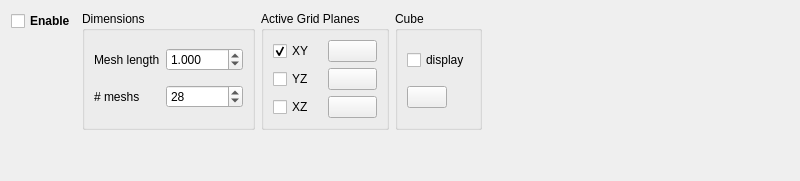
     <widget class="QWidget" name="tab">
      <attribute name="title">
       <string>Grids</string>
      </attribute>
      <layout class="QGridLayout" name="gridLayout_19">
       <item row="0" column="0">
        <widget class="QCheckBox" name="show_grid_checkb">
         <property name="font">
          <font>
           <weight>75</weight>
           <bold>true</bold>
          </font>
         </property>
         <property name="toolTip">
          <string>Display grids and cube if they are activated</string>
         </property>
         <property name="text">
          <string>Enable</string>
         </property>
        </widget>
       </item>
       <item row="0" column="1" rowspan="2">
        <widget class="QGroupBox" name="groupBox_10">
         <property name="font">
          <font>
           <weight>50</weight>
           <bold>false</bold>
          </font>
         </property>
         <property name="title">
          <string>Dimensions</string>
         </property>
         <layout class="QGridLayout" name="gridLayout_17">
          <item row="0" column="0">
           <widget class="QLabel" name="label_13">
            <property name="text">
             <string>Mesh length</string>
            </property>
           </widget>
          </item>
          <item row="0" column="1">
           <widget class="QDoubleSpinBox" name="mesh_length_spin">
            <property name="toolTip">
             <string>Grid's size mesh</string>
            </property>
            <property name="decimals">
             <number>3</number>
            </property>
            <property name="maximum">
             <double>9999.000000000000000</double>
            </property>
            <property name="value">
             <double>1.000000000000000</double>
            </property>
           </widget>
          </item>
          <item row="1" column="0">
           <widget class="QLabel" name="label_14">
            <property name="text">
             <string># meshs</string>
            </property>
           </widget>
          </item>
          <item row="1" column="1">
           <widget class="QSpinBox" name="mesh_nb_spin">
            <property name="toolTip">
             <string>#meshs per grid</string>
            </property>
            <property name="maximum">
             <number>999</number>
            </property>
            <property name="singleStep">
             <number>1</number>
            </property>
            <property name="value">
             <number>28</number>
            </property>
           </widget>
          </item>
         </layout>
        </widget>
       </item>
       <item row="0" column="2" rowspan="2">
        <widget class="QGroupBox" name="groupBox_9">
         <property name="title">
          <string>Active Grid Planes</string>
         </property>
         <layout class="QGridLayout" name="gridLayout_15">
          <item row="0" column="0">
           <widget class="QCheckBox" name="xy_checkb">
            <property name="toolTip">
             <string>display a grid in XY plane</string>
            </property>
            <property name="text">
             <string>XY</string>
            </property>
            <property name="checked">
             <bool>true</bool>
            </property>
           </widget>
          </item>
          <item row="0" column="1">
           <widget class="QPushButton" name="xy_grid_color">
            <property name="toolTip">
             <string>Press button to change color</string>
            </property>
            <property name="text">
             <string/>
            </property>
           </widget>
          </item>
          <item row="1" column="0">
           <widget class="QCheckBox" name="yz_checkb">
            <property name="toolTip">
             <string>display a grid in YZ plane</string>
            </property>
            <property name="text">
             <string>YZ</string>
            </property>
           </widget>
          </item>
          <item row="1" column="1">
           <widget class="QPushButton" name="yz_grid_color">
            <property name="toolTip">
             <string>Press button to change color</string>
            </property>
            <property name="text">
             <string/>
            </property>
           </widget>
          </item>
          <item row="2" column="0">
           <widget class="QCheckBox" name="xz_checkb">
            <property name="toolTip">
             <string>display a grid in XZ plane</string>
            </property>
            <property name="text">
             <string>XZ</string>
            </property>
           </widget>
          </item>
          <item row="2" column="1">
           <widget class="QPushButton" name="xz_grid_color">
            <property name="toolTip">
             <string>Press button to change color</string>
            </property>
            <property name="text">
             <string/>
            </property>
           </widget>
          </item>
         </layout>
        </widget>
       </item>
       <item row="0" column="3" rowspan="2">
        <widget class="QGroupBox" name="groupBox_11">
         <property name="title">
          <string>Cube</string>
         </property>
         <layout class="QGridLayout" name="gridLayout_7">
          <item row="0" column="0">
           <widget class="QCheckBox" name="cube_checkb">
            <property name="toolTip">
             <string>&lt;!DOCTYPE HTML PUBLIC &quot;-//W3C//DTD HTML 4.0//EN&quot; &quot;http://www.w3.org/TR/REC-html40/strict.dtd&quot;&gt;
&lt;html&gt;&lt;head&gt;&lt;meta name=&quot;qrichtext&quot; content=&quot;1&quot; /&gt;&lt;style type=&quot;text/css&quot;&gt;
p, li { white-space: pre-wrap; }
&lt;/style&gt;&lt;/head&gt;&lt;body style=&quot; font-family:'Sans Serif'; font-size:9pt; font-weight:400; font-style:normal;&quot;&gt;
&lt;table style=&quot;-qt-table-type: root; margin-top:4px; margin-bottom:4px; margin-left:4px; margin-right:4px;&quot;&gt;
&lt;tr&gt;
&lt;td style=&quot;border: none;&quot;&gt;
&lt;p style=&quot; margin-top:0px; margin-bottom:0px; margin-left:0px; margin-right:0px; -qt-block-indent:0; text-indent:0px;&quot;&gt;Display a cube of size:&lt;/p&gt;
&lt;p style=&quot; margin-top:0px; margin-bottom:0px; margin-left:0px; margin-right:0px; -qt-block-indent:0; text-indent:0px;&quot;&gt; &lt;span style=&quot; font-weight:600; color:#ff0000;&quot;&gt;MeshLength X #Meshs&lt;/span&gt;&lt;/p&gt;&lt;/td&gt;&lt;/tr&gt;&lt;/table&gt;&lt;/body&gt;&lt;/html&gt;</string>
            </property>
            <property name="text">
             <string>display</string>
            </property>
           </widget>
          </item>
          <item row="1" column="0">
           <widget class="QPushButton" name="cube_color">
            <property name="sizePolicy">
             <sizepolicy hsizetype="Fixed" vsizetype="Fixed">
              <horstretch>0</horstretch>
              <verstretch>0</verstretch>
             </sizepolicy>
            </property>
            <property name="toolTip">
             <string>Press button to change color</string>
            </property>
            <property name="text">
             <string/>
            </property>
            <property name="autoDefault">
             <bool>true</bool>
            </property>
           </widget>
          </item>
         </layout>
        </widget>
       </item>
       <item row="1" column="4">
        <spacer name="horizontalSpacer_7">
         <property name="orientation">
          <enum>Qt::Horizontal</enum>
         </property>
         <property name="sizeHint" stdset="0">
          <size>
           <width>307</width>
           <height>74</height>
          </size>
         </property>
        </spacer>
       </item>
       <item row="2" column="2">
        <spacer name="verticalSpacer_7">
         <property name="orientation">
          <enum>Qt::Vertical</enum>
         </property>
         <property name="sizeHint" stdset="0">
          <size>
           <width>20</width>
           <height>40</height>
          </size>
         </property>
        </spacer>
       </item>
      </layout>
     </widget>
